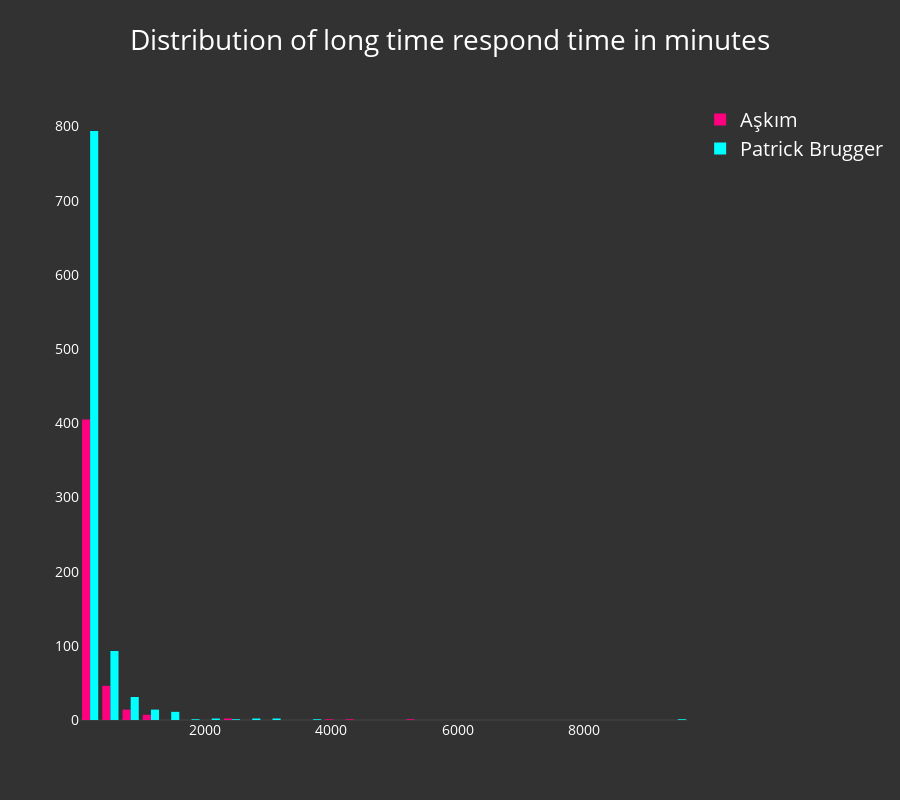

Write notebook code for a chart like this one.
### Code cell
iplot(wa.plot_dist_of_respondtimes(nb_mode=True, tail=True))

### Figure 1 — Plotly figure (JSON) as saved in the notebook; plotly's stock layout.template omitted (floating-point values rounded to 4 significant figures; data arrays with more than 128 entries replaced by an {"elided": "..."} marker saying what was removed)
{"data": [{"marker": {"color": "rgba(255, 0, 127, 1)"}, "name": "Aşkım", "type": "histogram", "uid": "eed2114c-0da1-45ae-be45-cb542e1c2a81", "x": {"elided": "3772 int values"}, "xbins": {"size": 320.2, "start": 30}}, {"marker": {"color": "rgba(0, 255, 255, 1)"}, "name": "Patrick Brugger", "type": "histogram", "uid": "eddd6d19-5192-4eda-8506-bb2939dfa0ca", "x": {"elided": "3772 int values"}, "xbins": {"size": 320.2, "start": 30}}], "layout": {"font": {"color": "white", "size": 20}, "height": 800, "paper_bgcolor": "rgba(50, 50, 50, 1)", "plot_bgcolor": "rgba(50, 50, 50, 1)", "title": "Distribution of long time respond time in minutes", "xaxis": {"automargin": true, "showticklabels": true, "tickfont": {"color": "white", "size": 14}, "titlefont": {"color": "white", "size": 18}}, "yaxis": {"automargin": true, "showticklabels": true, "tickfont": {"color": "white", "size": 14}, "titlefont": {"color": "white", "size": 18}}}}
